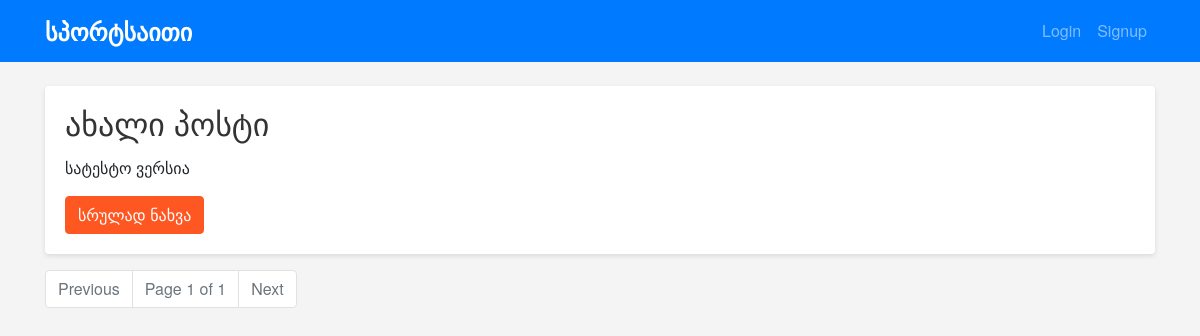
The app's page /, older data.
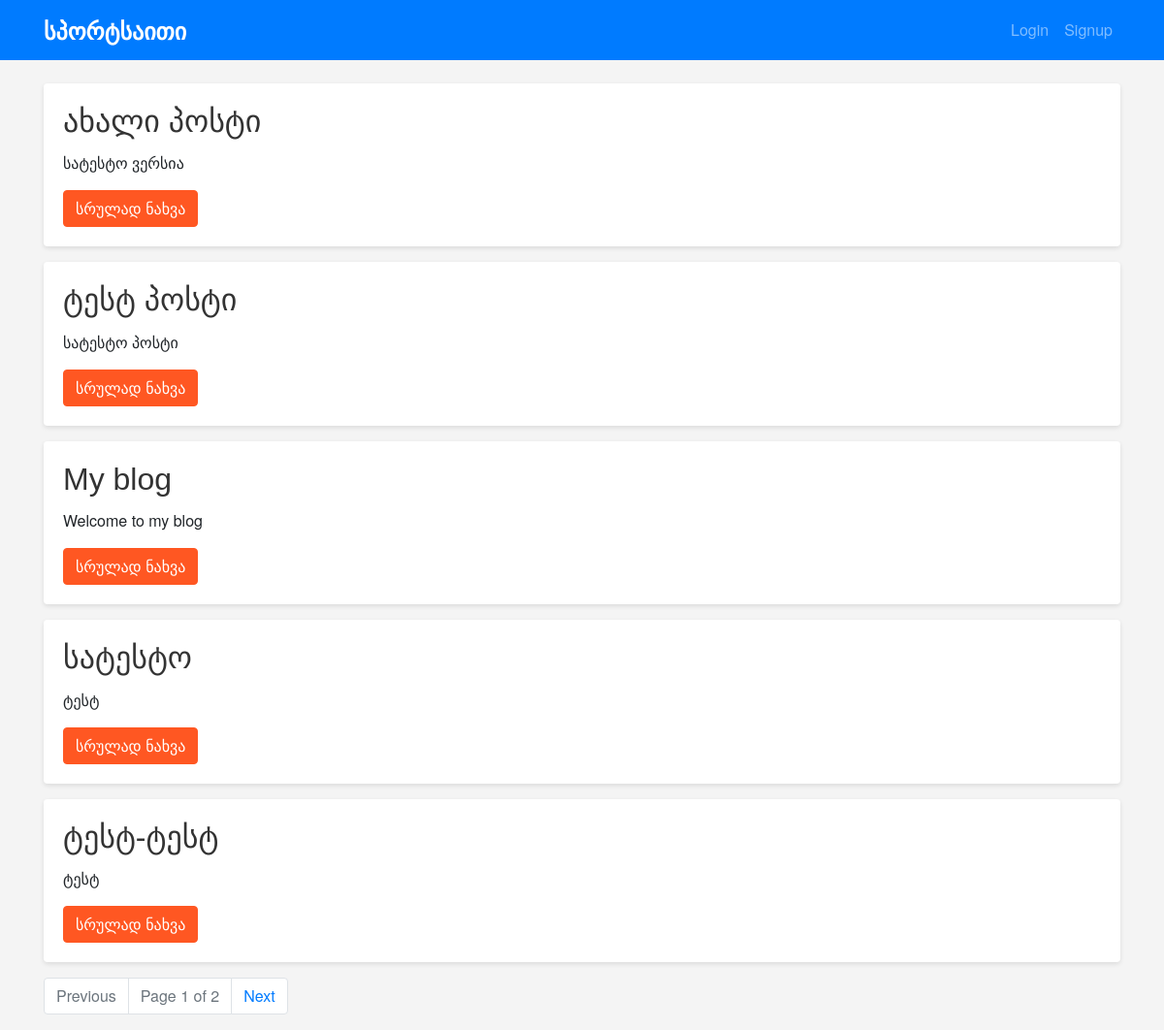
The same page, newer data.
### blog/models.py (models this page shows, shortened)
class Post(models.Model):
    title = models.CharField(max_length=200)  # A text field for the post's title.
    content = models.TextField()              # A field for the post's content.
    date_posted = models.DateTimeField(auto_now_add=True)  # Automatically set the date/time when a post is created.
    author = models.ForeignKey(User, on_delete=models.CASCADE)  # Associates the post with a user.
    objects = models.Manager()

### blog/views.py (the view)
# urls.py: path('', views.home, name='blog-home'),
def home(request):
    now = timezone.now()
    hero_banner = HeroBanner.objects.filter(start_date__lte=now, end_date__gte=now).first()
    posts_list = Post.objects.all()                # Retrieve all posts
    paginator = Paginator(posts_list, 5)             # Divide posts into pages with 5 posts per page
    page_number = request.GET.get('page')           # Get current page number from URL query parameter
    posts = paginator.get_page(page_number)         # Retrieve the posts for the current page
    context = {
        'posts': posts,
        'hero_banner': hero_banner,
    }
    return render(request, 'blog/home.html', context)

### blog/templates/blog/home.html (shortened to what this page needs)
{% extends "blog/base.html" %}
{% block content %}
  <div class="home-content">
    {% for post in posts %}
      <div class="card mb-3">
        <div class="card-body">
          <h2 class="card-title">{{ post.title }}</h2>
          <p class="card-text">{{ post.content|truncatewords:20 }}</p>
          <a href="{% url 'post-detail' post.pk %}" class="btn btn-primary">სრულად ნახვა</a>
        </div>
      </div>
    {% empty %}
      <p>No posts available.</p>
    {% endfor %}
    <nav aria-label="Page navigation">
      <ul class="pagination">
        {% if posts.has_previous %}
          <li class="page-item">
            <a class="page-link" href="?page={{ posts.previous_page_number }}">Previous</a>
          </li>
        {% else %}
          <li class="page-item disabled">
            <span class="page-link">Previous</span>
          </li>
        {% endif %}
        <li class="page-item disabled">
          <span class="page-link">Page {{ posts.number }} of {{ posts.paginator.num_pages }}</span>
        </li>
        {% if posts.has_next %}
          <li class="page-item">
            <a class="page-link" href="?page={{ posts.next_page_number }}">Next</a>
          </li>
        {% else %}
          <li class="page-item disabled">
            <span class="page-link">Next</span>
          </li>
        {% endif %}
      </ul>
    </nav>
  </div>
{% endblock %}

### blog/templates/blog/base.html (shortened to what this page needs)
{% load static %}
<!DOCTYPE html>
<html lang="en">
<head>
  <link rel="stylesheet" href="https://stackpath.bootstrapcdn.com/bootstrap/4.5.2/css/bootstrap.min.css">
  <link rel="stylesheet" href="{% static 'css/sporty.css' %}?v=2">
</head>
<body>
  <nav class="navbar navbar-expand-lg navbar-dark bg-primary">
    <div class="container">
      <a class="navbar-brand" href="{% url 'blog-home' %}">სპორტსაითი</a>
      <ul class="navbar-nav ml-auto">
        {% if user.is_authenticated %}
          <li class="nav-item">
            <span class="navbar-text">გამარჯობა, {{ user.username }}!</span>
          </li>
          <li class="nav-item">
            <form method="post" action="{% url 'logout' %}" style="display:inline;">
              {% csrf_token %}
              <button type="submit" class="nav-link btn btn-link" style="padding: 0; margin: 0;">Logout</button>
            </form>
          </li>
        {% else %}
          <li class="nav-item">
            <a class="nav-link" href="{% url 'login' %}">Login</a>
          </li>
          <li class="nav-item">
            <a class="nav-link" href="{% url 'signup' %}">Signup</a>
          </li>
        {% endif %}
      </ul>
    </div>
  </nav>
  <div class="container mt-4">
    {% block content %}{% endblock %}
  </div>
</body>
</html>

### blog/static/css/sporty.css (style rules this page uses)
body { background-color: #f4f4f4; font-family: 'Helvetica Neue', Helvetica, Arial, sans-serif; }
.navbar { background-color: #1a1a1a; }
.navbar-brand { font-weight: bold; font-size: 1.5rem; color: #ff5722; }
h1, h2, h3 { font-family: 'Arial Black', sans-serif; color: #333; }
.btn-primary { background-color: #ff5722; border-color: #ff5722; }
.card { border: none; box-shadow: 0 2px 5px rgba(0, 0, 0, 0.1); }

Row changes from the older to the newer data that the page shows:
added Post: title "ტესტ პოსტი", content "სატესტო პოსტი"
added Post: title "My blog", content "Welcome to my blog"
added Post: title "სატესტო", content "ტესტ"
added Post: title "ტესტ-ტესტ", content "ტესტ"
Text that changed along with them:
{{ posts.paginator.num_pages }}: "1" → "2"
